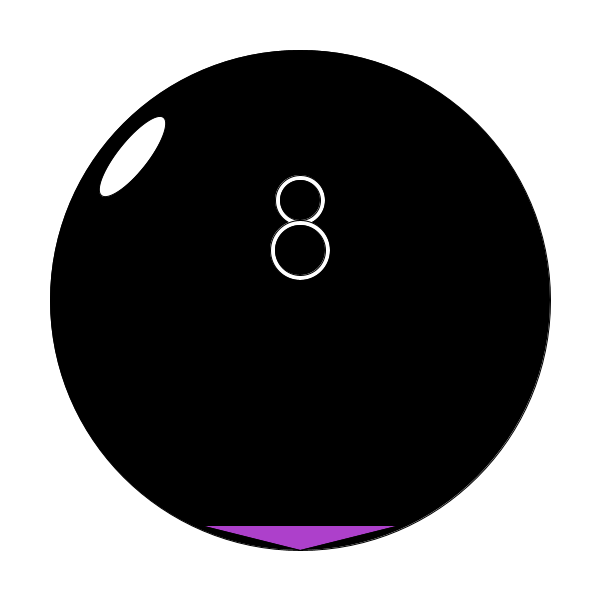
Frame 1 (no input)
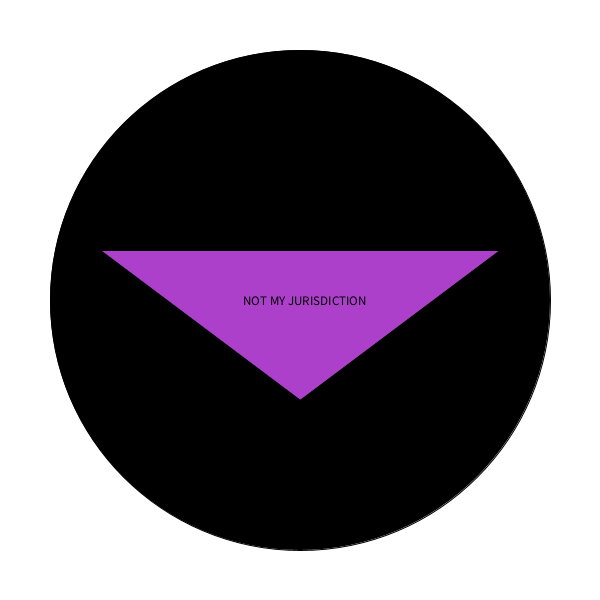
Frame 2 (the mouse pressed at the canvas centre, redrawn once)

The Processing sketch that drew these frames (run headless with seeded random() and noise(); the mouse was pressed at the canvas centre and the sketch redrawn once):

// Processing sketch: processing_79231
// ── processing_79231.pde

boolean mode = false;
void setup()
{
  size(600, 600);
  noLoop();
  textSize(13);
}
void draw()
{
  String[] answers = {
    "YES.", 
    "NO.", 
    "MAYBE.", 
    "I DON'T KNOW.", 
    "CAN YOU REPEAT THE QUESTION?", 
    "YOU'RE NOT THE BOSS OF ME.", 
    "SURE.", 
    "CONTACT YOUR LOCAL AUTHORITIES.", 
    "OUT OF STOCK.", 
    "idk lol XD", 
    "NOT MY JURISDICTION", 
    "IDGAF YOLO", "MEH.", 
    "WHOA THAT QUESTION WAS AWK.", 
    "OH GOD YES YES SO MUCH YES", 
    "shhhhhhhhhhhh stop crying"
  };
  background(255);
  if (mode == true)
  {
    fill(0);
    ellipse(300, 300, 500, 500);
    fill(173, 64, 203);    
    triangle(100, 250, 500, 250, 300, 400);
    textAlign(CENTER);
    fill(0);
    text(answers[int(random(answers.length))], 305, 305);
  }
  else
  {
    fill(0);
    ellipse(300, 300, 500, 500);
    fill(255);
    ellipse(300, 200, 50, 50);
    ellipse(300, 250, 60, 60);
    fill(173, 64, 203);    
    triangle(200, 525, 300, 550, 400, 525);
    fill(255);
    translate(250, 250);
    rotate(-.9);
    ellipse(-0, -150, 100, 30);
    rotate(.9);
    translate(-250, -250);
    fill(0);
    ellipse(300, 200, 40, 40);
    ellipse(300, 250, 50, 50);
  }
}
void mousePressed()
{
  if (mouseX > 150 && mouseY > 150 && mouseX < 450 && mouseY < 450)
  {
    mode = !mode;
    redraw();
  }
}
